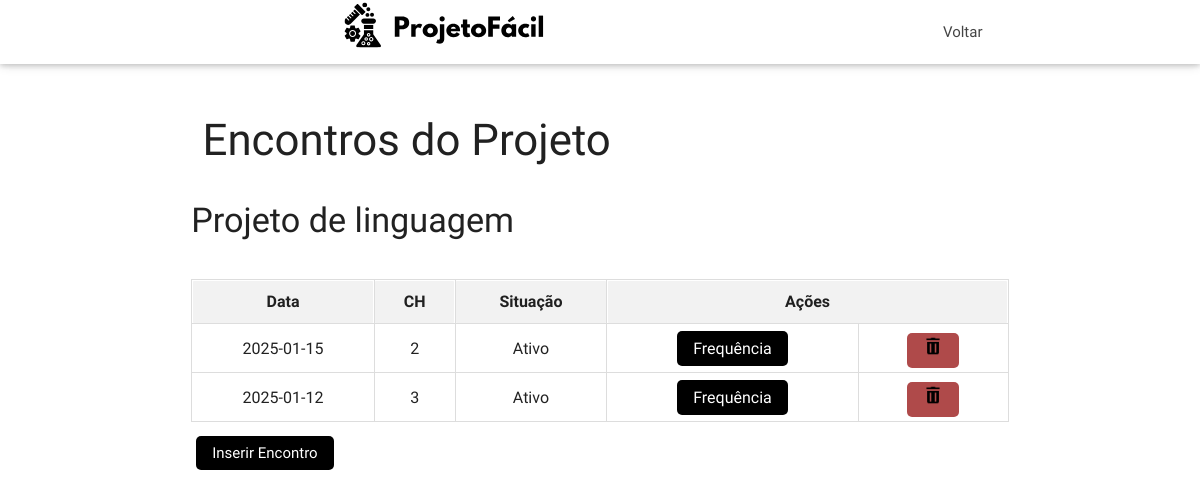
Before: /Crud/crud_encontro/listar.php?id_projeto=16 with the older database file.
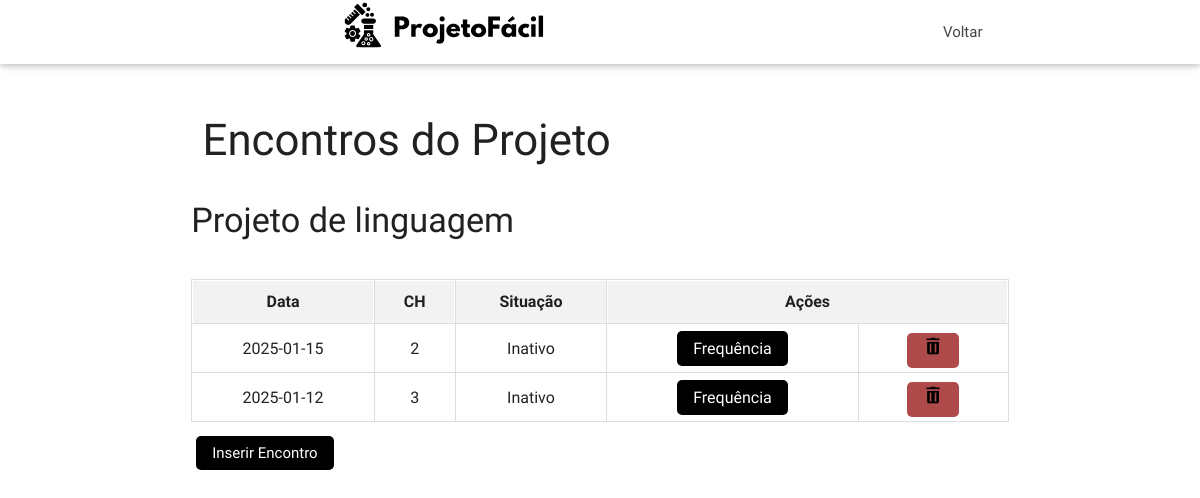
After: the same page with the newer database file.
### tables this page shows
CREATE TABLE IF NOT EXISTS `encontro` (
  `id_encontro` int NOT NULL AUTO_INCREMENT,
  `CH` int DEFAULT NULL,
  `data` date DEFAULT NULL,
  `fk_id_projeto` int DEFAULT NULL,
  PRIMARY KEY (`id_encontro`),
  KEY `fk_encontro_projeto_id_projeto` (`fk_id_projeto`)
);

CREATE TABLE IF NOT EXISTS `projeto` (
  `id_projeto` int NOT NULL AUTO_INCREMENT,
  `nome_projeto` varchar(255) DEFAULT NULL,
  `situacao` varchar(255) DEFAULT NULL,
  `fk_projeto_id_professor` int DEFAULT NULL,
  `data_finalizacao` date NOT NULL,
  PRIMARY KEY (`id_projeto`),
  KEY `fk_projeto_id_professor` (`fk_projeto_id_professor`)
);

### Crud/crud_encontro/listar.php (the view, shortened to what this page needs)
<?php
$conexao = conectar();
?>
<!DOCTYPE html>
<html lang="pt-br">
<head>
    <link href="../../Style/css/materialize.min.css" type="text/css" rel="stylesheet" media="screen,projection" />
    <link href="../../Style/css/style.css" type="text/css" rel="stylesheet" media="screen,projection" />
</head>
<body>
    <div id="navbar" class="navbar-fixed scrollspy">
        <nav class="white">
            <div class="nav-wrapper container">
                <div class="container">
                    <a class="brand-logo"><img src="../../Style/images/logo.svg" style="height: 50px;"></a>
                </div>
                <ul class="right hide-on-med-and-down">
                    <li><a href="../../Login/professor/professor.php">Voltar</a></li>
                </ul>
            </div>
        </nav>
    </div>
    <div class="container section scrollspy">
        <div class="section">
            <div class="row">
                <div class="col s9">
                    <h3>Encontros do Projeto</h3>
                </div>
            </div>
            <div class="row">
                <?php
             $id_projeto = isset($_GET['id_projeto']) ? $_GET['id_projeto'] : null;
             $id_projeto = mysqli_real_escape_string($conexao, $id_projeto);
             $sql = "SELECT pro.nome_projeto, pro.situacao, en.CH, en.data, en.id_encontro
                     FROM projeto pro
                     INNER JOIN encontro en ON pro.id_projeto = en.fk_id_projeto
                     WHERE pro.id_projeto = '$id_projeto'";
             $resultado = mysqli_query($conexao, $sql);
             $lstDados = [];
             while ($dados = mysqli_fetch_assoc($resultado)) {
                 $lstDados[] = $dados;
             }
             if (count($lstDados) == 0) {
                 echo '<h5>Este projeto não possui encontros.</h5>';
             } else {
                 echo '<h4>' . $lstDados[0]['nome_projeto'] . '</h4>';
             }
             echo '<div class="table-container">';
             echo '<table>';
             echo '<tr><th>Data</th><th>CH</th><th>Situação</th><th colspan="2">Ações</th></tr>';
             foreach ($lstDados as $dados) {
                 echo '<tr>';
                 echo '<td>' . $dados['data'] . '</td>';
                 echo '<td>' . $dados['CH'] . '</td>';
                 echo '<td>' . $dados['situacao'] . '</td>';
                 echo '<td><a href="../crud_frequencia/chamada.php?id_encontro=' . $dados['id_encontro'] . '" class="actions-btn btn-frequency">Frequência</a></td>';
                 echo '<td><a href="excluir.php?id_encontro=' . $dados['id_encontro'] . '" class="actions-btn btn-delete"><img src="imagens/excluir.png" width="20" height="20" alt="Excluir"></a></td>';
                 echo '</tr>';
             }
             echo '</table>';
             echo '</div>';
             echo '<div style="margin-top: 20px;">
                 <a href="../../Crud/crud_encontro/formcad.php?id_projeto=' . $id_projeto . '" class="actions-btn">Inserir Encontro</a>
             </div>';
                ?>
            </div>
        </div>
    </div>
</body>
</html>

Changed rows visible on the page:
changed through a linked row, encontro (number 1 of 2 on the later page): fk_id_projeto.situacao "Ativo" → "Inativo"
changed through a linked row, encontro (number 2 of 2 on the later page): fk_id_projeto.situacao "Ativo" → "Inativo"
